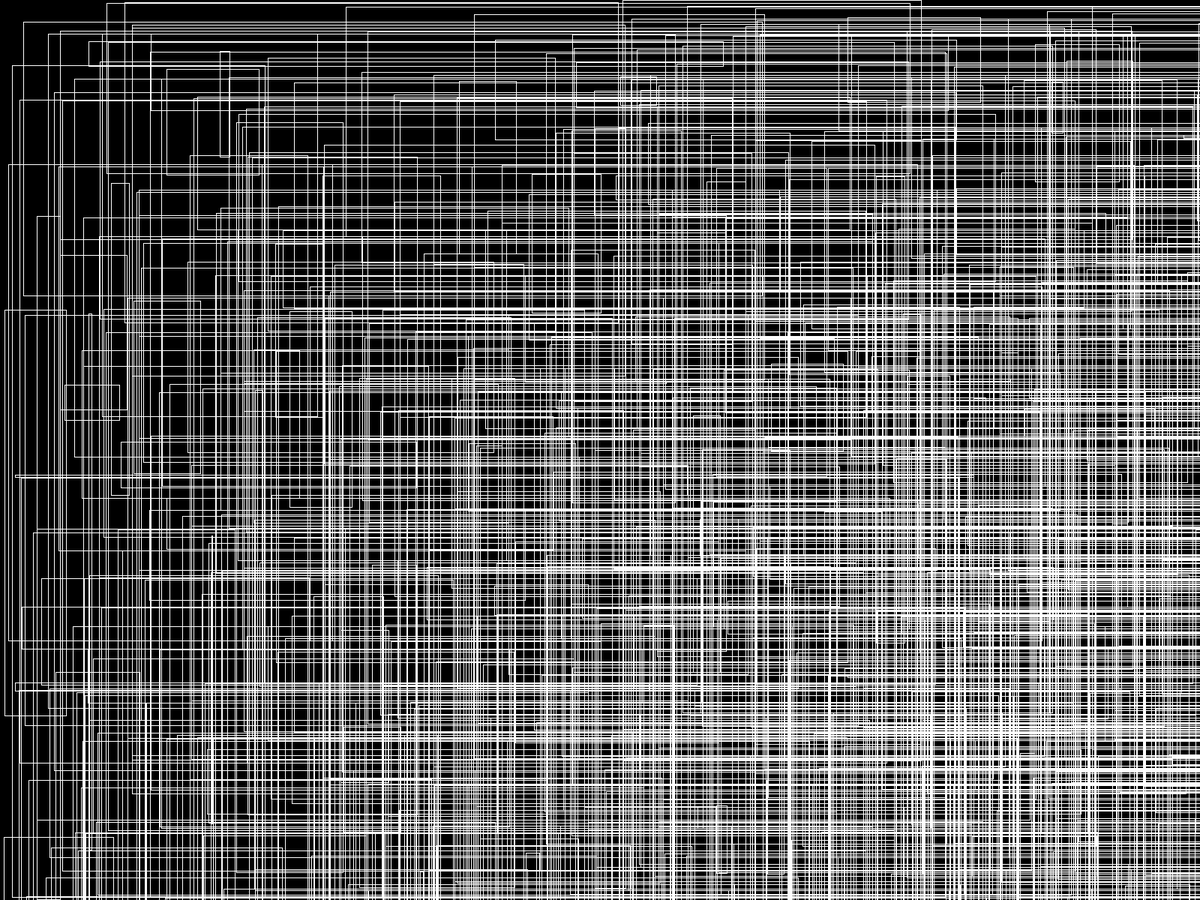
Frame 1 (no input)
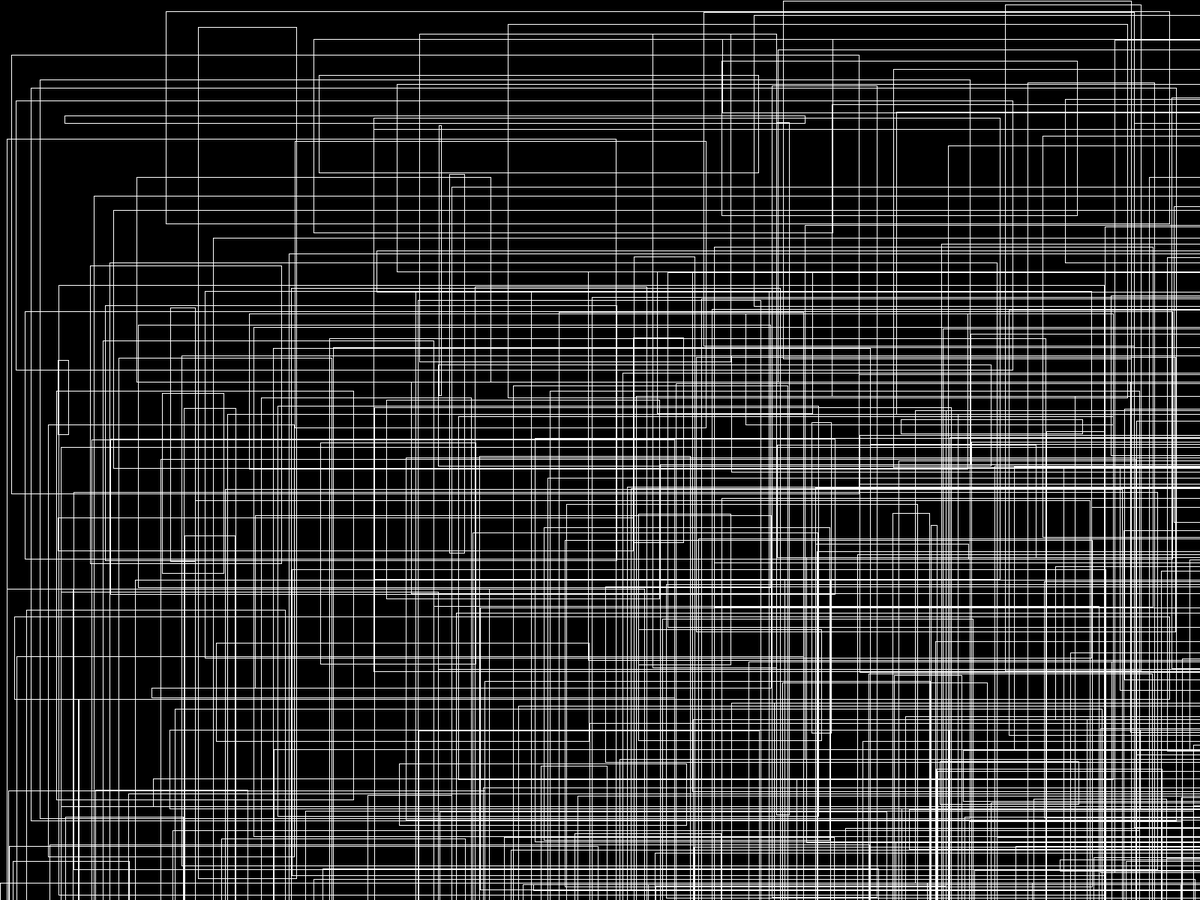
Frame 2 (the mouse pressed at the canvas centre, redrawn once)

The Processing sketch that drew these frames (run headless with seeded random() and noise(); the mouse was pressed at the canvas centre and the sketch redrawn once):

// Processing sketch: RectangularTransparency
// ── RectangularTransparency.pde
// Generative Art Workshop: https://www.meetup.com/en-AU/Delft-Developers-Designers/events/261482407/
// October 2019, Tim van den Bosch and Freek de Bruijn
// Transparent rectangles.


// Setup with one-time initialization. (This function is called by Processing when it starts the program.)
void setup() {
  // Full screen mode.
  fullScreen();

  // Borders are drawn in white and rectangles (and other shapes) are transparent (not filled).
  stroke(255);
  noFill();

  // Prevent the draw function below to be called continuously. For this program, the draw function will be called
  // whenever the user presses a mouse button or a key.
  noLoop();
}

// Draw instructions to update the screen. (This function is called by Processing. For this program, Processing calls
// the draw function only when redraw is called, see the mousePressed function below. Normally, this function is called
// very often, but the noLoop function stops this.)
void draw() {
  // Use black as the background color and clear the screen.
  background(0);

  // Pick a random number of rectangles to draw (from 10 up to 1,000).
  int rectangleCount = int(random(10, 1000));
  println("The algorithm has decided to draw " + rectangleCount + " rectangles.");

  // Repeat the following block for each rectangle we want to draw (rectangleCount times).
  for (int rectangleIndex = 0; rectangleIndex < rectangleCount; rectangleIndex++) {
    // Pick two random points on the display window to form a random rectangle.
    float x1 = random(0, width);
    float y1 = random(0, height);
    float x2 = random(0, width);
    float y2 = random(0, height);

    // Draw a rectangle between the two random points?
    // Actually, the coordinates of the second point are used as width and height. This results in more rectangles in
    // the bottom right corner and fewer rectangles in the upper left corner, which I like.
    rect(x1, y1, x2, y2);
  }
}

// Handle a mouse button that was pressed by the user.
void mousePressed() {
  // Calling the redraw function makes sure the draw function above is called once.
  redraw();
}

// Handle a key that was pressed by the user.
void keyPressed() {
  // Calling the redraw function makes sure the draw function above is called once.
  redraw();
}
